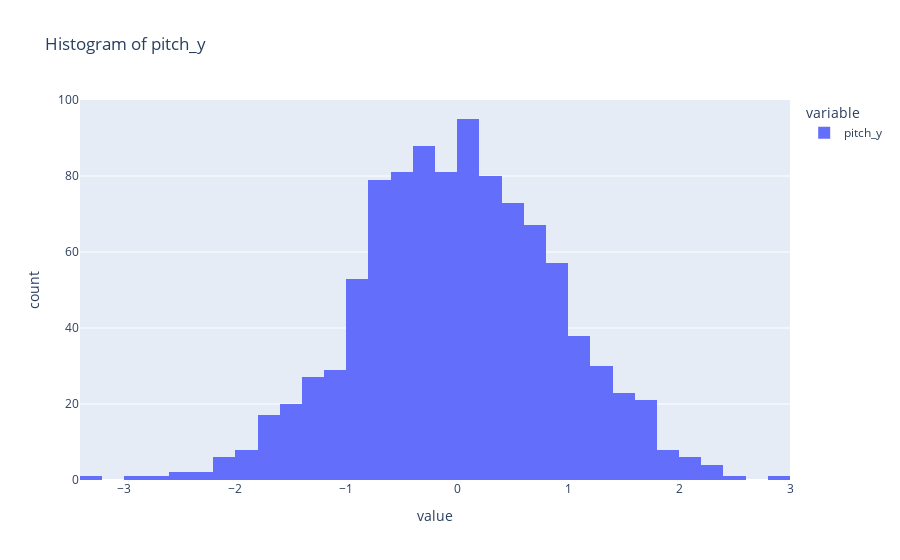

The cell this chart's notebook holds for it:
### Code cell
pitch_data.show_y_location_hist("pitch_y")

### Figure 1 — Plotly figure (JSON) as saved in the notebook; plotly's stock layout.template omitted (floating-point values rounded to 4 significant figures; data arrays with more than 128 entries replaced by an {"elided": "..."} marker saying what was removed)
{"data": [{"alignmentgroup": "True", "bingroup": "x", "hovertemplate": "variable=pitch_y<br>value=%{x}<br>count=%{y}<extra></extra>", "legendgroup": "pitch_y", "marker": {"color": "#636efa", "pattern": {"shape": ""}}, "name": "pitch_y", "offsetgroup": "pitch_y", "orientation": "v", "showlegend": true, "type": "histogram", "x": {"elided": "1000 float values"}, "xaxis": "x", "yaxis": "y"}], "layout": {"barmode": "relative", "legend": {"title": {"text": "variable"}, "tracegroupgap": 0}, "title": {"text": "Histogram of pitch_y"}, "xaxis": {"anchor": "y", "domain": [0, 1], "title": {"text": "value"}}, "yaxis": {"anchor": "x", "domain": [0, 1], "title": {"text": "count"}}}}
